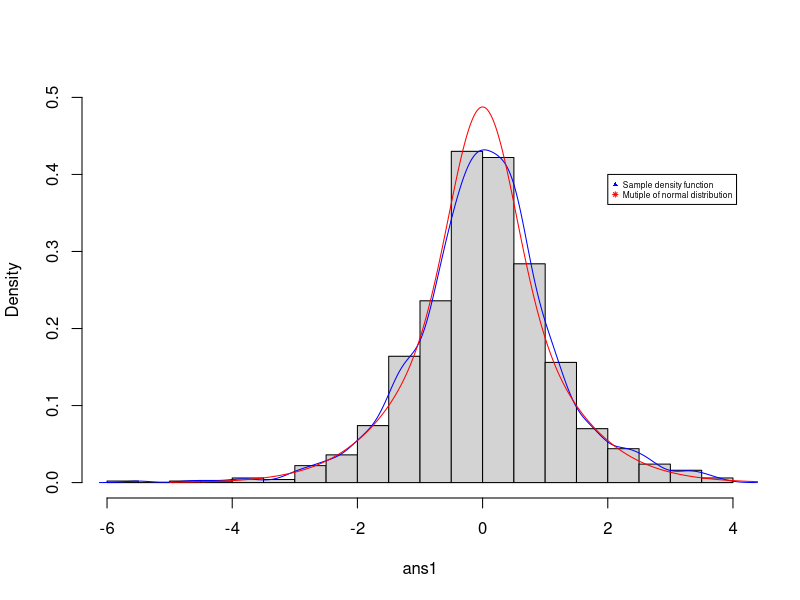
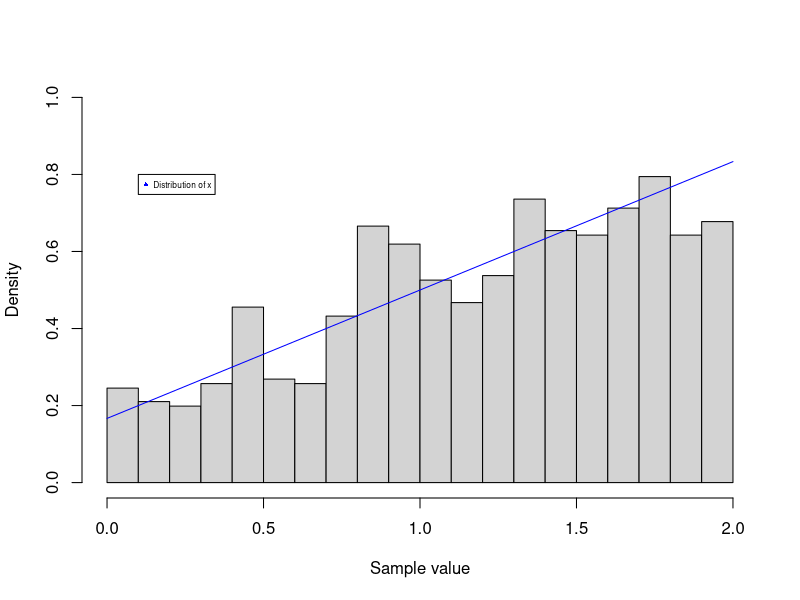

Recreate these plots in R, in order.
#Ex1 Synthetic method
mfsyn.norm=function(k, alpha, coef){
    ##Generate a sample with size k, with a distribution of weighted sum of 
    # normal distribution, with a density function 
    # $p(x)=\sum_{i=1}^{n} \alpha_ip_i(x)$, where 
    # $\alpha=(\alpha_1,...,\alpha_n)$
    u=runif(k)
    ii=sapply(u, function(u, fx)sum(u>fx)+1, cumsum(alpha))
    x1=rnorm(sum(ii==1), mean=coef[1,1], sd=coef[1,2])
    x2=rnorm(sum(ii==2), mean=coef[2,1], sd=coef[2,2])
    x3=rnorm(sum(ii==3), mean=coef[3,1], sd=coef[3,2])
    return(c(x1, x2, x3))
}

alpha=rep(1/3,3)
coef=matrix(c(0, 0.5, 
              0, 1, 
              0, 1.5),
            3, 2, byrow = TRUE)
ans1=mfsyn.norm(1000, alpha, coef)
hist(ans1, probability = T, breaks = 24, ylim=c(0,0.5), main="")
lines(density(ans1), col="blue")
sequ=seq(-5,5,by=0.01)
px=apply(coef, 1, function(coef, sequ)dnorm(sequ,mean=coef[1],sd=coef[2]),
         sequ)
lines(sequ, apply(alpha*px, 1, sum), col="red")
legend(2, 0.4, pch=c(17,8), col=c("blue","red"), cex=0.5,
       legend = c("Sample density function", "Mutiple of normal distribution"))


#Ex2: An example of synthetic method  
mfsyn=function(k, alpha){
    u1=runif(k)
    ii=sapply(u1, function(u, fx)sum(u>fx)+1, cumsum(alpha))
    x1=2*runif(sum(ii==1))
    x2=2*sqrt(runif(sum(ii==2)))
    return(c(x1, x2))
}

alpha=c(1/3, 1/2)
ans2=mfsyn(1000, alpha)
hist(ans2, probability = T, breaks = 24, xlab="Sample value",
     main="", ylim=c(0,1))
lines(0:2, (1+2*(0:2))/6, col="blue")
legend(0.1, 0.8, pch=17, cex=0.5, col="blue", legend="Distribution of x")


###Ex3: Logistic Regression Model  
gdata=function(beta, n){
    ##Known by the problem, $\pi_i=1-\frac{1}{1+e^{\beta x}}$, and alculated by 
    # the inverse transformation method, $y_i=0$ when $x_i<1-p$  
    ##Function gdata() generates n observations $(x_i, y_i)$  
    x=rnorm(n)
    pi=1-1/(1+exp(beta[1]+beta[2]*x))
    u=rnorm(n)
    return(as.numeric(!(u<1-pi)))
}
main=function(){
    ##Function main() calls gdata() with coefficient n=1000, 
    # $(\beta_0, \beta_1)=(-0.5, 0.5)$, and draws the conclusion  
    ##*Unnecessary "function"*
    y=gdata(beta=c(-0.5,0.5), n=1000)
    print(table(y))
}

main()
